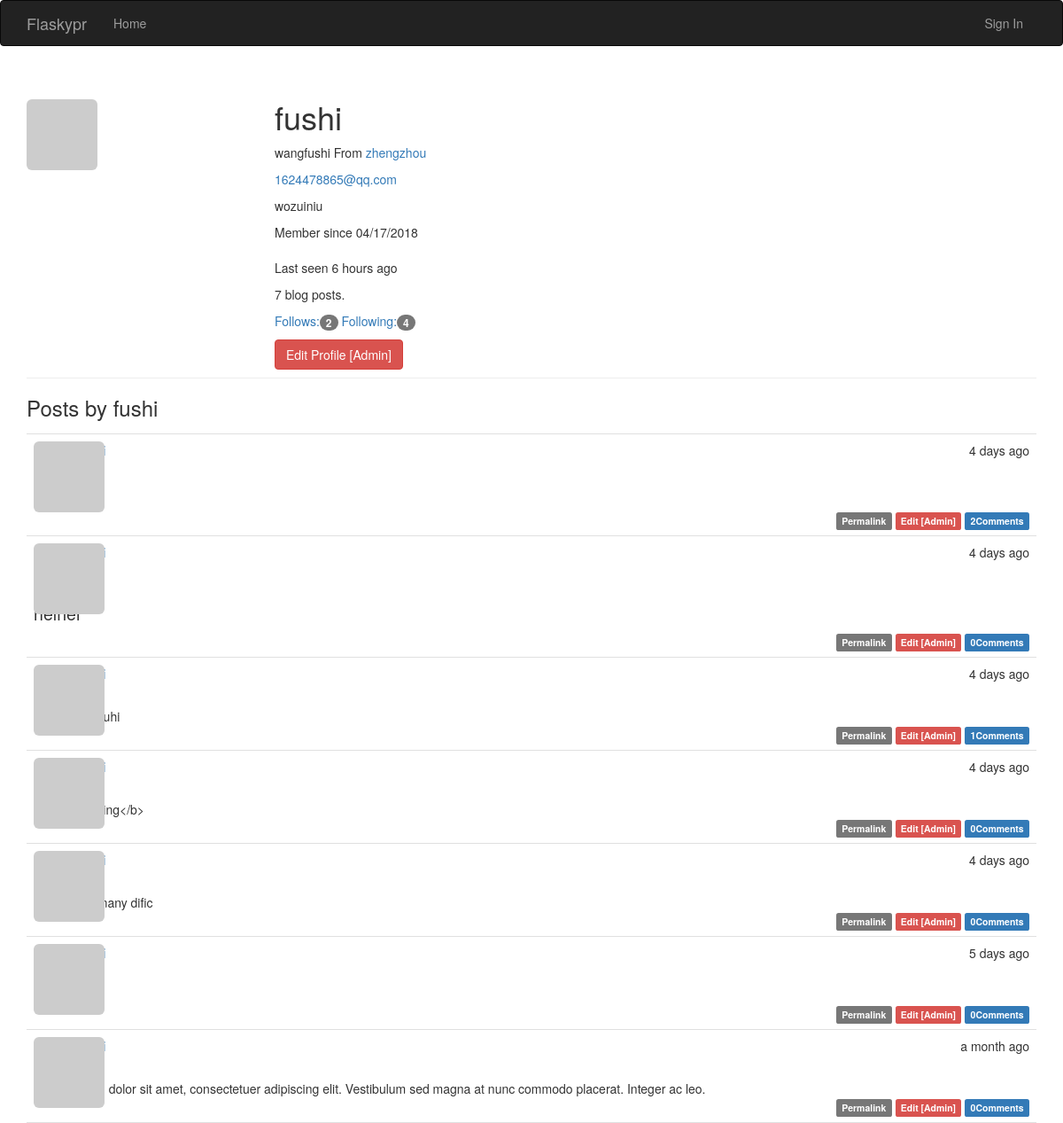
Page /user/fushi on the earlier database version.
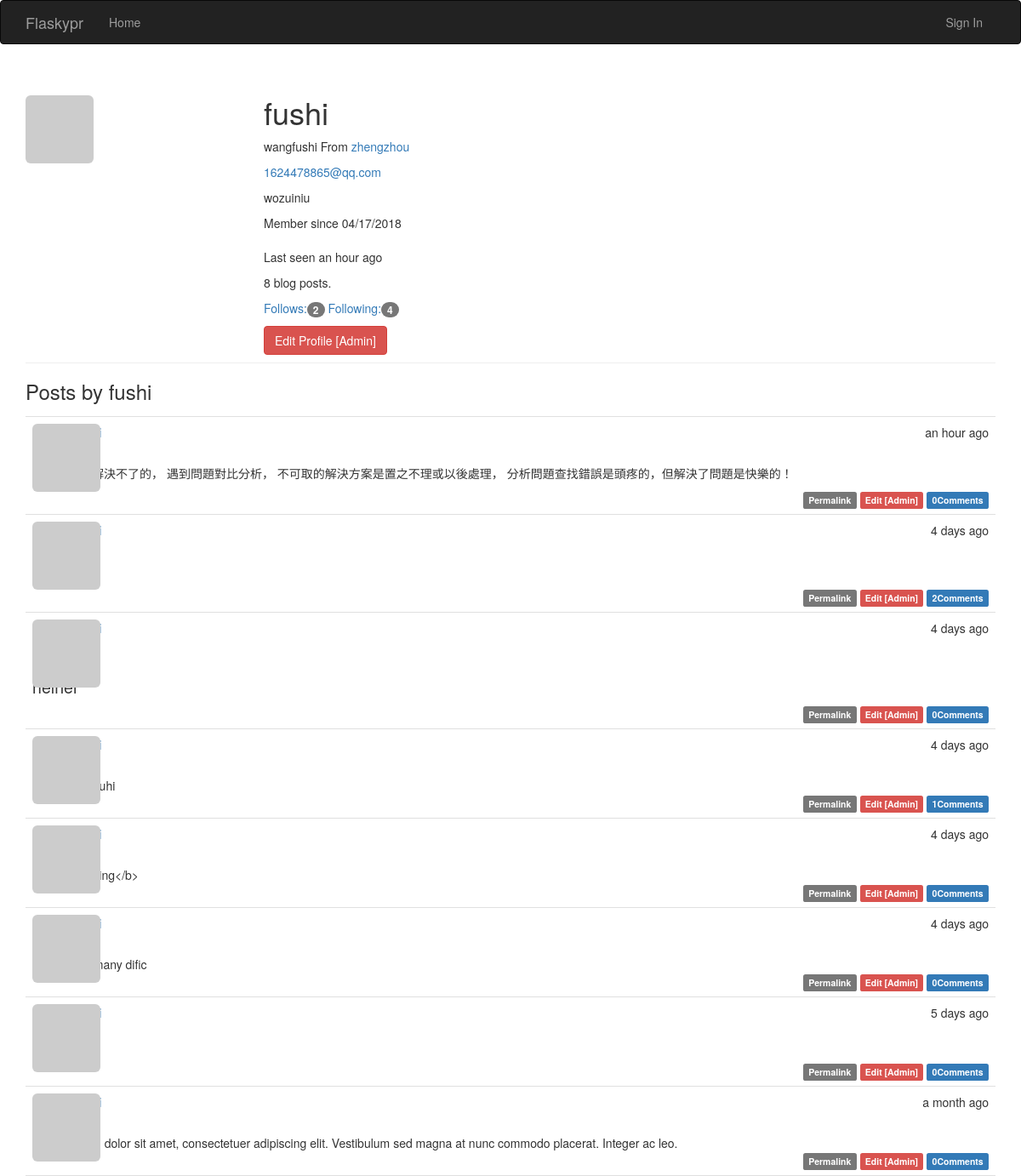
Same page on the later database version.
### app/models.py (models this page shows, shortened)
class User(UserMixin, db.Model):
    __tablename__ = 'users'
    id = db.Column(db.Integer, primary_key=True)
    username = db.Column(db.String(64), unique=True, index=True)
    email = db.Column(db.String(64), unique=True, index=True)
    role_id = db.Column(db.Integer, db.ForeignKey('roles.id'))
    password_hash = db.Column(db.String(128))
    confirmed = db.Column(db.Boolean, default=False)
    name = db.Column(db.String(64))
    location = db.Column(db.String(64))
    about_me = db.Column(db.Text())
    member_since = db.Column(db.DateTime(), default=datetime.datetime.utcnow)
    last_seen = db.Column(db.DateTime(), default=datetime.datetime.utcnow)
    avatar_hash = db.Column(db.String(32))
    posts = db.relationship('Post', backref='author', lazy='dynamic')
    followed = db.relationship('FollowT',
                               foreign_keys=[FollowT.follower_id],
                               backref=db.backref('follower', lazy='joined'),
                               lazy='dynamic', cascade='all, delete-orphan')
    followers = db.relationship('FollowT',
                                foreign_keys=[FollowT.followed_id],
                                backref=db.backref('followed', lazy='joined'),
                                lazy='dynamic',
                                cascade='all, delete-orphan')
    comments = db.relationship('Comment', backref='author', lazy='dynamic')
    @property
    def password(self):
        raise AttributeError('password is not a readable attribute')
    def gravatar(self, size=100, default='identicon', rating='g'):
        if request.is_secure:
            url = 'https://secure.gravatar.com/avatar'
        else:
            url = 'http://www.gravatar.com/avatar'
        hash = self.avatar_hash or hashlib.md5(self.email.encode('utf-8')).hexdigest()
        return '{url}/{hash}?s={size}&d={default}&r={rating}'.format(
            url=url, hash=hash, size=size, default=default, rating=rating
        )

class Post(db.Model):
    __tablename__ = 'posts'
    id = db.Column(db.Integer, primary_key=True)
    body = db.Column(db.Text)
    timestamp = db.Column(db.DateTime, index=True, default=datetime.datetime.utcnow)
    author_id = db.Column(db.Integer, db.ForeignKey('users.id'))
    body_html = db.Column(db.Text)
    comments = db.relationship('Comment', backref='post', lazy='dynamic')

### app/main/views.py (the view)
@main.route('/user/<username>')
def user(username):
    user = User.query.filter_by(username=username).first()
    if user is None:
        abort(404)
    posts = user.posts.order_by(Post.timestamp.desc()).all()
    return render_template('user.html', user=user, posts=posts)

### app/auth/views.py (called while the page is built)
@auth.before_app_request
def before_request():
    if current_user.is_authenticated:
        current_user.ping()
        if not current_user.confirmed \
            and request.endpoint[:5] != 'auth.'\
                and request.endpoint != 'static':
            return redirect(url_for('auth.unconfirmed'))

### app/main/__init__.py (called while the page is built)
@main.app_context_processor
def inject_permissions():
    return dict(Permission=Permission)

### app/models.py (called while the page is built)
    def can(self, permissions):
        return False

### app/templates/user.html (shortened to what this page needs)
{% extends 'base.html' %}
{% import "_macros.html" as macros %}
{% block page_content %}
    <div class="page-header"> <img src="{{ user.gravatar(size=256) }}" alt="" class="img-rounded profile-thumbnail">
    <div class="profile-header">
        <h1>{{ user.username }}</h1>
        {% if user.name or user.location %}
        <p>
            {% if user.name %}{{ user.name }}{% endif %}
            {% if user.location %}
            From <a target="_blank" href="http://maps.baidu.com/?q={{ user.location }}">{{ user.location }}</a>
            {% endif %}
        </p>
        {% endif %}
        {% if current_user.is_administrator %}
        <p><a href="mailto:{{ user.email }}">{{ user.email }}</a></p>
        {% endif %}
        {% if user.about_me %}
        <p>{{ user.about_me }}</p>
        {% endif %}
        <p>
            Member since {{ moment(user.member_since).format('L') }} <br /> <br />
            Last seen {{ moment(user.last_seen).fromNow() }}
        </p>
        <p>{{ user.posts.count() }} blog posts.</p>
<p>
    <a href="{{ url_for('.followers', username=user.username) }}">
        Follows:<span class="badge">{{ user.followers.count()-1 }}</span>
    </a>
    <a href="{{ url_for('.followed_by', username=user.username) }}">
        Following:<span class="badge">{{ user.followed.count()-1 }}</span>
    </a>
</p>
        {% if current_user.is_administrator %}
        <a href="{{ url_for('.edit_profile_admin', id=user.id) }}" class="btn btn-danger">
            Edit Profile [Admin]
        </a>
        {% endif %}
    </div>
    </div>
    <h3>Posts by {{ user.username }}</h3>
    {% include '_posts.html' %}
{% endblock %}

### app/templates/base.html (shortened to what this page needs)
{% extends 'bootstrap/base.html' %}
{% block head %}
{{ super()}}
<link rel="stylesheet" type="text/css" href="{{ url_for('static', filename='styles.css') }}">
{% endblock%}
{% block navbar %}
<div class="navbar navbar-inverse" role="navigation">
    <div class="container">
        <div class="navbar-header">
            <a href="/" class="navbar-brand">Flaskypr</a>
        </div>
        <div class="navbar-collapse collapse">
            <ul class="nav navbar-nav">
                <li><a href="/">Home</a></li>
            </ul>
             <ul class="nav navbar-nav navbar-right">
            {% if current_user.is_authenticated %}
            <li><a href="{{ url_for('auth.logout') }}">Sign Out</a></li>
            {% else %}
            <li><a href="{{ url_for('auth.login') }}">Sign In</a></li>
            {% endif%}
             </ul>
        </div>
    </div>
</div>
{% endblock %}
{% block content %}
<div class="container">
    {% block page_content %}{% endblock %}
</div>
{% endblock %}

### app/templates/_posts.html
<ul class="posts">
    {% for post in posts %}
    <li class="post">
        <div class="post-thumbnail">
            <a href="{{ url_for('.user', username=post.author.username) }}">
                <img class="img-rounded profile-thumbnail" src="{{ post.author.gravatar(size=40) }}">
            </a>
        </div>
        <div class="post-content">
            <div class="post-date">{{ moment(post.timestamp).fromNow() }}</div>
            <div class="post-author"><a href="{{ url_for('.user', username=post.author.username) }}">{{ post.author.username }}</a></div>
        </div>
        <div class="post-body">
            {% if post.body_html %}
            {{ post.body_html | safe }}
            {% else %}
                {{ post.body }}
            {% endif %}
        </div>
        <div class="post-footer">
            <a href="{{ url_for('.post', id=post.id) }}">
                <span class="label label-default">Permalink</span>
            </a>
            {% if current_user == post.author %}
            <a href="url_for('.edit', id=post.id)">
                <span class="label label-primary">Edit</span>
            </a>
            {% elif current_user.is_administrator %}
            <a href="{{ url_for('.edit', id=post.id) }}">
                <span class="label label-danger">Edit [Admin]</span>
            </a>
            {% endif %}
             <a href="{{ url_for('.post', id=post.id) }}#comments">
                <span class="label label-primary">{{ post.comments.count()  }}Comments</span>
            </a>
        </div>
    </li>
    {% endfor %}
</ul>

### app/static/styles.css (style rules this page uses)
.profile-thumbnail { position: absolute; }
.profile-header { min-height: 260px; margin-left: 280px; }
ul.posts { list-style-type: none; padding: 0px; margin: 16px 0px 0px 0px; border-top: 1px solid #e0e0e0; }
ul.posts li.post { padding: 8px; border-bottom: 1px solid #e0e0e0; }
div.post-date { float: right; }
div.post-author { font-weight: bold; }
div.post-thumbnail { position: absolute; }
div.post-content { margin-left: 48px; min-height: 48px; }
div.post-footer { text-align: right; }
.post-body h1 { font-size: 140%; }

Differences in the rows shown:
changed User "fushi": last_seen "6 hours ago" → "an hour ago"
added Post: timestamp "an hour ago", body_html "沒有什麼是解決不了的， 遇到問題對比分析， 不可取的解決方案是置之不理或以後處理， 分析問題查找錯誤是頭疼的，但解決了問題是快樂的！", comments.count "0"
Other differences:
{{ user.posts.count() }}: "7" → "8"
